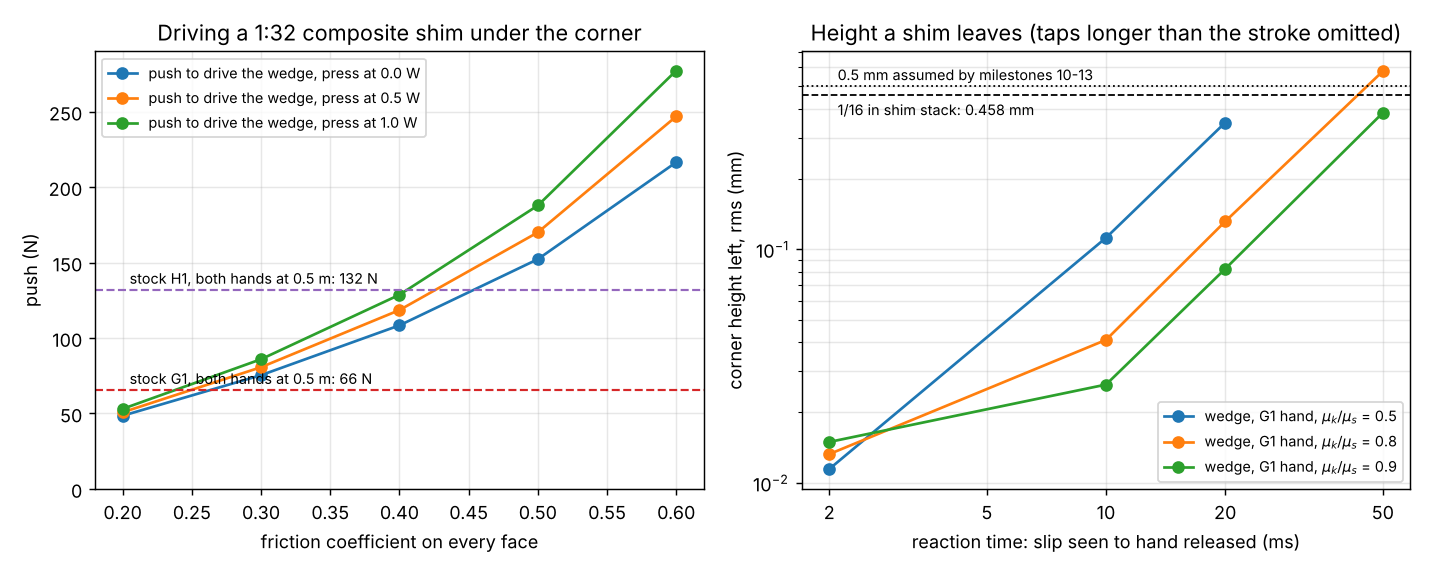

Recreate this plot in Python.
"""Figure for milestone 28: python experiments/m28_shim_mech/figure.py (reads results.json)."""
import json
import os

import matplotlib
matplotlib.use("Agg")
import matplotlib.pyplot as plt  # noqa: E402

HERE = os.path.dirname(os.path.abspath(__file__))
R = json.load(open(os.path.join(HERE, "results.json")))

fig, (a, b) = plt.subplots(1, 2, figsize=(11, 4.4))
for i, rho in enumerate(sorted({r["rho"] for r in R["C"]["rows"]})):
    rows = [r for r in R["C"]["rows"] if r["rho"] == rho]
    a.plot([r["mu"] for r in rows], [r["P_in"] for r in rows], "o-", color=f"C{i}",
           label=f"push to drive the wedge, press at {rho:.1f} W")
for j, r in enumerate(x for x in R["C"]["robots"] if x["z"] == 0.5):
    a.axhline(r["push"], color=f"C{3 + j}", ls="--", lw=1.2)
    a.text(0.205, r["push"] + 4, f"stock {r['robot'].upper()}, both hands at 0.5 m: {r['push']:.0f} N", fontsize=8)
a.set(xlabel="friction coefficient on every face", ylabel="push (N)", ylim=(0, 290),
      title="Driving a 1:32 composite shim under the corner")
for i, q in enumerate((0.5, 0.8, 0.9)):
    d = [c for c in R["D"] if c["robot"] == "g1" and c["mu_s"] == 0.4 and c["ratio"] == q]
    ok = [c for c in d if not c["overruns"]]
    b.plot([c["tau"] * 1e3 for c in ok], [c["rms"] * 1e3 for c in ok], "o-", color=f"C{i}",
           label=f"wedge, G1 hand, $\\mu_k/\\mu_s$ = {q}")
st = [x for x in R["B"] if x["name"].startswith("1/16")][0]
b.axhline(st["rms"] * 1e3, color="k", ls="--", lw=1)
b.text(2.1, st["rms"] * 1e3 * 0.82, f"1/16 in shim stack: {st['rms'] * 1e3:.3f} mm", fontsize=8)
b.axhline(0.5, color="k", ls=":", lw=1)
b.text(2.1, 0.53, "0.5 mm assumed by milestones 10-13", fontsize=8)
b.set(xscale="log", yscale="log", xlabel="reaction time: slip seen to hand released (ms)",
      ylabel="corner height left, rms (mm)", title="Height a shim leaves (taps longer than the stroke omitted)")
b.set_xticks([2, 5, 10, 20, 50])
b.set_xticks([], minor=True)
b.set_xticklabels(["2", "5", "10", "20", "50"])
for ax in (a, b):
    ax.grid(alpha=0.3, which="both")
    ax.legend(fontsize=8, loc="lower right" if ax is b else "upper left")
fig.tight_layout()
fig.savefig(os.path.join(HERE, "figure.png"), dpi=130)
